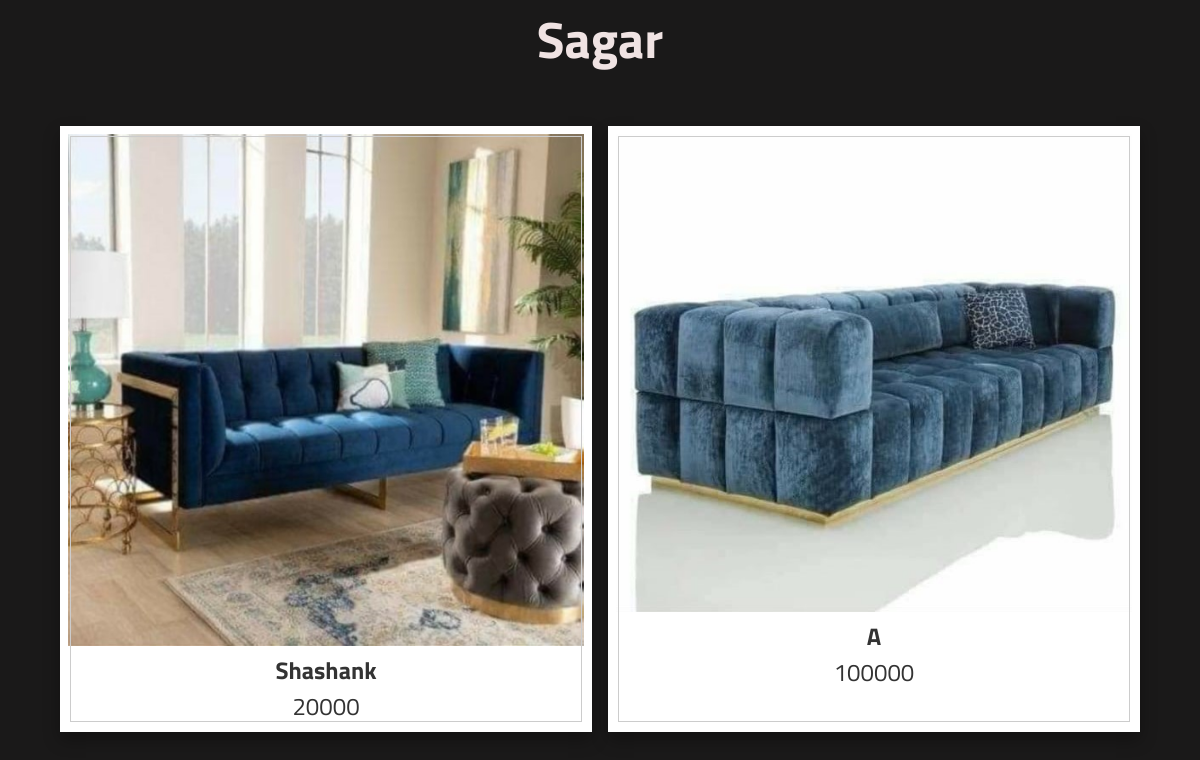
The app's page /products/4 with its own data.
### server.py (models this page shows, shortened)
class Category(UserMixin, db.Model):
    id = db.Column(db.Integer, primary_key=True)
    name = db.Column(db.String(30), unique=True, nullable=False)
    disc = db.Column(db.String(3000), nullable=False)
    catimg = db.Column(db.String(150), nullable=False)

class Product(UserMixin, db.Model):
    id = db.Column(db.Integer, primary_key=True)
    name = db.Column(db.String(30), unique=True, nullable=False)
    disc = db.Column(db.String(3000), nullable=False)
    meterial_info = db.Column(db.String(3000), nullable=False)
    cat_id = db.Column(db.Integer)
    pw = db.Column(db.Integer)
    pd = db.Column(db.Integer)
    ph = db.Column(db.Integer)
    sd = db.Column(db.Integer)
    sh = db.Column(db.Integer)
    sw = db.Column(db.Integer)
    ah = db.Column(db.Integer)
    bh = db.Column(db.Integer)
    lh = db.Column(db.Integer)
    price = db.Column(db.Integer)
    img1 = db.Column(db.String(150), nullable=False)
    img2 = db.Column(db.String(150), nullable=False)
    img3 = db.Column(db.String(150), nullable=False)
    img4 = db.Column(db.String(150), nullable=False)

### server.py (the view)
@app.route('/products/<int:id>')
def product_display(id):
    all_products = Product.query.filter_by(cat_id=id)
    cat = Category.query.filter_by(id=id).first().name
    return render_template("new_product_list.html", all_products=all_products, cat=cat)

### templates/new_product_list.html (shortened to what this page needs)
<!DOCTYPE html>
<html lang="en">
<head>
    <link rel="stylesheet" href="{{url_for('static', filename='css/prodcss.css')}}">
</head>
<body>
    <div class="container">
        <h3 class="headeing">{{cat}}</h3>
        <div class="menu-container">
            {% for product in all_products %}
            <div class="menu" data-name="{{product.id}}">
                <img src="{{url_for('static', filename='img/productimg/'+product.img1)}}" alt="imag">
                <h3>{{ product.name }}</h3>
                <div class="price">{{product.price}}</div>
            </div>
            {% endfor %}
        </div>
    </div>
</body>
</html>

### static/css/prodcss.css (style rules this page uses)
* { margin: 0; padding: 0; box-sizing: border-box; text-decoration: none; text-transform: capitalize; font-family: 'Titillium Web', sans-serif; transition: all 0.2s linear; }
body { background: #1a1919; }
.container { width: 90%; margin: 0 auto; }
.container .headeing { font-size: 3.2rem; color: #f0e3e3; margin-bottom: 3rem; text-align: center; }
.container .menu-container { display:grid; grid-template-columns: repeat(auto-fit,minmax(30%, 1fr)); gap: 1rem; margin-bottom: 3rem; }
.container .menu-container .menu { text-align: center; padding: 0.5rem; background: #fff; box-shadow: 0 0.5rem 1rem rgba(0, 0, 0, 0.3); cursor: pointer; outline: 0.1rem solid #ccc; outline-offset: -0.7rem; }
.container .menu-container .menu img { width: 100%; }
.container .menu-container .menu h3, .container .menu-container .menu .price { font-size: 1.5rem; color: #333; }

### records on screen
Category: name "Sagar"
Product: img1 (picture), name "Shashank", price "20000"
Product: img1 (picture), name "A", price "100000"
